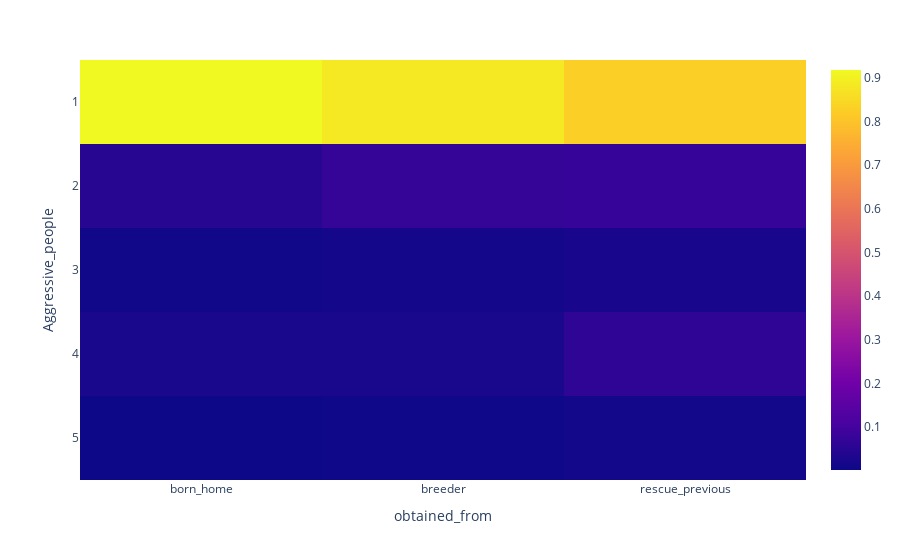

Here is the notebook cell this chart was saved with:
### Markdown cell above
### Aku maju agresivitu voci ludom

### Code cell
A = dogs.groupby(['obtained_from', 'Aggressive_people'])['Aggressive_people'].count().rename('count').reset_index()
A['count'] = A['count'] / A.groupby('obtained_from')['count'].transform('sum')
B = A.pivot(columns='Aggressive_people', values='count', index='obtained_from')
C = B.transpose()
px.imshow(C).show()

### Figure 1 — Plotly figure (JSON) as saved in the notebook; plotly's stock layout.template omitted (floating-point values rounded to 4 significant figures)
{"data": [{"coloraxis": "coloraxis", "hovertemplate": "obtained_from: %{x}<br>Aggressive_people: %{y}<br>color: %{z}<extra></extra>", "name": "0", "type": "heatmap", "x": ["born_home", "breeder", "rescue_previous"], "xaxis": "x", "y": [1.0, 2.0, 3.0, 4.0, 5.0], "yaxis": "y", "z": [[0.9174, 0.8838, 0.8255], [0.04864, 0.07192, 0.07712], [0.007919, 0.01426, 0.02276], [0.02376, 0.02432, 0.06321], [0.002262, 0.005745, 0.01138]]}], "layout": {"coloraxis": {"colorscale": [[0, "#0d0887"], [0.1111, "#46039f"], [0.2222, "#7201a8"], [0.3333, "#9c179e"], [0.4444, "#bd3786"], [0.5556, "#d8576b"], [0.6667, "#ed7953"], [0.7778, "#fb9f3a"], [0.8889, "#fdca26"], [1, "#f0f921"]]}, "margin": {"t": 60}, "xaxis": {"anchor": "y", "constrain": "domain", "domain": [0, 1], "scaleanchor": "y", "title": {"text": "obtained_from"}}, "yaxis": {"anchor": "x", "autorange": "reversed", "constrain": "domain", "domain": [0, 1], "title": {"text": "Aggressive_people"}}}}
